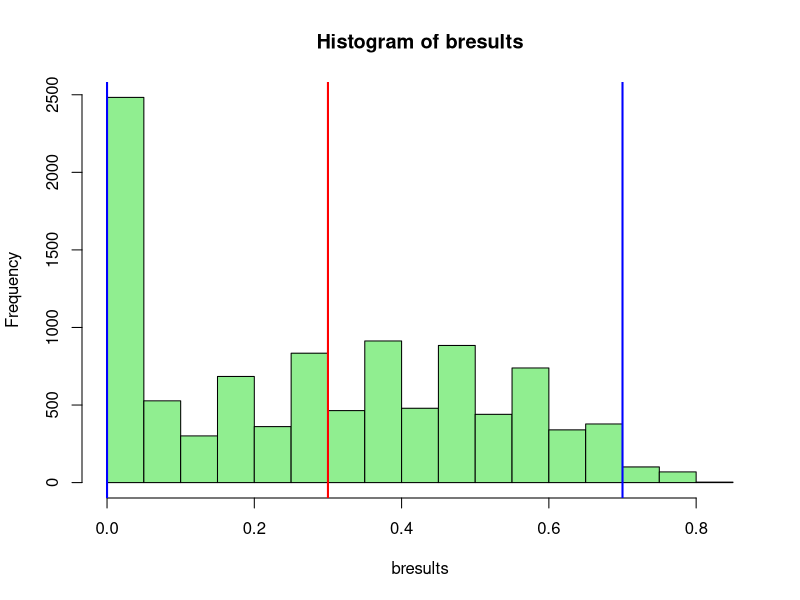

Recreate this plot in R.
# Example code supplied for illustrative purposes only. The regression equations below were built
# using 2 years of data from our level 1 trauma academic medical center. They will not work out of the
# box for your institution.
# 2019-2020 Edward G. Brown MS, Patricia K. Howard PhD RN, Daniel Moore MD
# For more information please read the paper SIMULATING EMERGENCY DEPARTMENT BOARDING USING A DIFFERENCE EQUATION 
# at https://doi.org/10.1101/2020.03.19.20039040

bfunc <- function() {

  days <- 30
  lower <- 200
  upper <- 300
  
  test_limit <- 290
  threshold <- 40
  
  xbar.rand <- rep(NA,days)
  xbar.star <- rep(NA,days)
  xbar.start <- rep(NA,days)
  xbar.stop <- rep(NA,days)
  xbar.forty <- rep(40,days)
  xbar.thirty <- rep(30,days)
  
  start_int <- 22.44721952
  start_slope <- 0.179980129
  stop_int <- 32.5802325885976
  stop_slope <- 0.492633658985415
  
  for (i in 1:days)
    xbar.rand[[i]] <-sample(lower:upper, 1)
    
  for (i in 1:days)
    xbar.start[[i]] <-ceiling(start_int + (xbar.rand[[i]] * start_slope))

    for (i in 1:days)
    xbar.stop[[i]] <- ceiling(stop_int +(xbar.start[[i]] * stop_slope))
  
# Why 12? In our observed data, the starting day balance of a day (selected at random) was 12. This starts our iteration.
# Patients boarding at Start of Day was 25, Patients start boarding during the day was 57, Patients stop boarding was 70.  
  xbar.star[[1]] = 12
  
  for (i in 1:days)

    xbar.star[[i+1]] = ifelse(ceiling((xbar.star[i] + xbar.start[[i]]) - xbar.stop[[i]]) < 0, 0,
                              
                              
                              ifelse(ceiling((xbar.star[i] + xbar.start[[i]]) - xbar.stop[[i]]) >= threshold,
                                     
                                     ifelse(ceiling((xbar.star[i] + (start_int + (test_limit * start_slope))   ) - (stop_int +((start_int + (test_limit * start_slope)) * stop_slope))     ) < 0,0
                                            , ceiling((xbar.star[i] + (start_int + (test_limit * start_slope))   ) - (stop_int +((start_int + (test_limit * start_slope)) * stop_slope))     ) )
                                     
                                     ,ceiling((xbar.star[i] + xbar.start[[i]]) - xbar.stop[[i]])
                              )
    )
  
    
    
        
over_threshold <- length(xbar.star[xbar.star >= threshold])/days

return(over_threshold)
} # end of function

reps <- 10000
bresults <- rep(NA,reps)

for (i in 1:reps)
  bresults[[i]] <- bfunc()

sd(bresults)
summary(bresults)

# percentile method for 95% CI
quantile(bresults, 0.025)
quantile(bresults, 0.975)

hist(bresults, col="lightgreen")
abline(v=quantile(bresults, 0.025),col="blue", lwd=2)
abline(v=quantile(bresults, 0.975),col="blue", lwd=2)
abline(v=median(bresults),col="red", lwd=2)

# Uncomment the section below for a non-parametric CI around the median.
# The function will output the achieved CL.
# Note: Numerous ties (especially around the median) may lead to an exceedingly narrow CI.
# This will likely occur more/less depending on the function arguments used and number of bootstrap replications.
# Your results may vary.

# GetCI <- function(v, clevel){
#   
#   v <- sort(v)
#   n <- length(v)
#   cl <- 0
#   prod <- (n+1)*(0.50)
#   Lstar <- floor(prod - 1)
#   Ustar <- floor(prod + 1)
#   
#   while (cl < clevel ) { 
#     
#     l <- pbinom(Lstar,length(v),prob=0.5)
#     u <- pbinom(Ustar,length(v),prob=0.5)
#     cl <- u - l 
#     
#     Lstar <- Lstar - 1
#     Ustar <- Ustar + 1
#     
#   }
#   
#   return(list(cl, v[Lstar], v[Ustar] ))
# }
# 
# # returns the achieved CL and upper/lower bounds
# cls <- GetCI(bresults,0.95) 
# cls
# 
# hist(bresults, col="lightgreen")
# abline(v=cls[2],col="blue", lwd=2)
# abline(v=cls[3],col="blue", lwd=2)
# abline(v=median(bresults),col="red", lwd=2)
